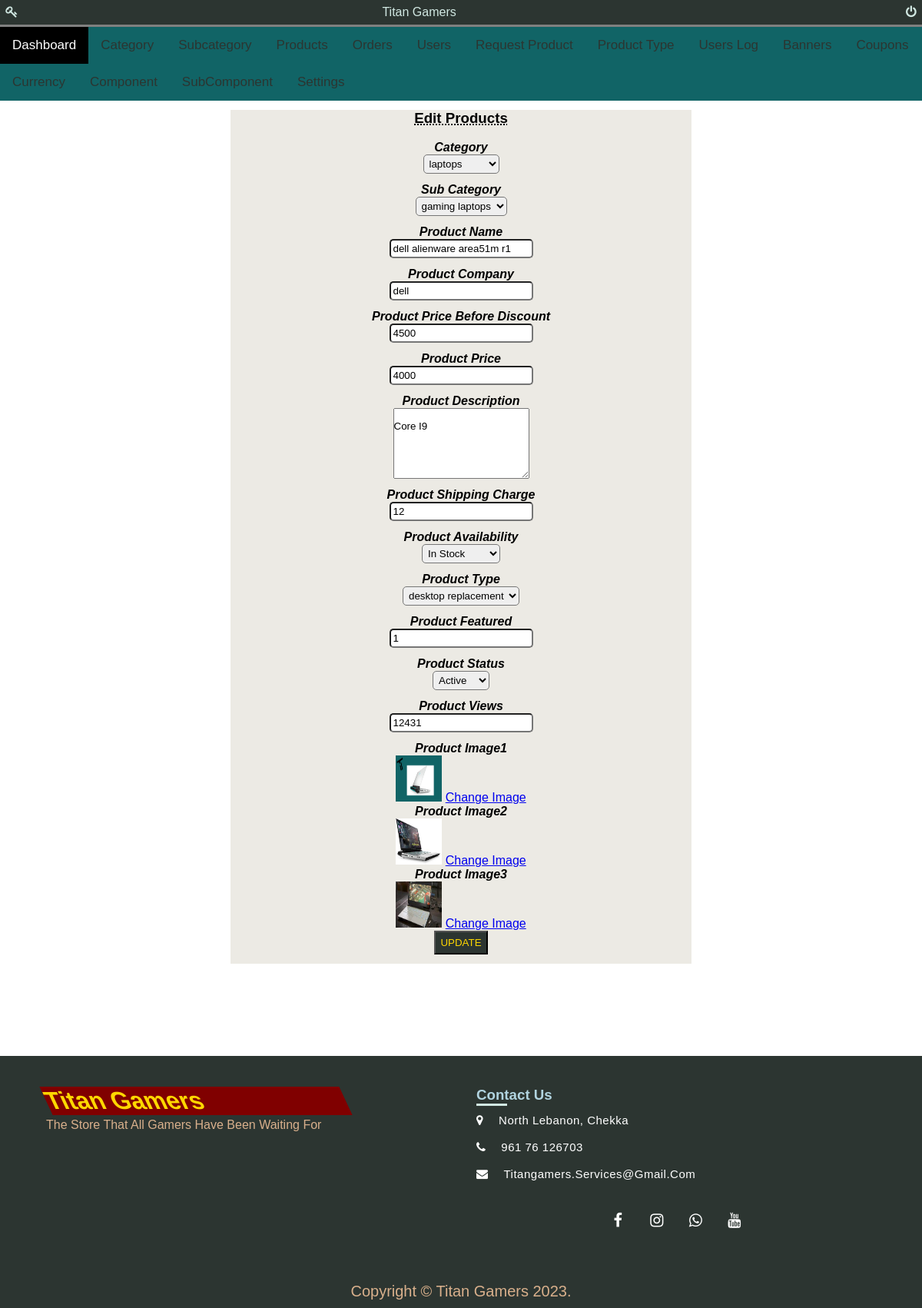
The app's page /admin/titan_editproducts.php?prodName=f19b06f56731e5d1c1cbdc672c902fa0b505aea6 (signed in) with its own data.
### tables this page shows
CREATE TABLE `products` (
  `id` int(11) NOT NULL,
  `categoryName` varchar(255) NOT NULL,
  `subcategoryName` varchar(255) NOT NULL,
  `productToken` varchar(255) NOT NULL,
  `productName` varchar(255) NOT NULL,
  `productCompany` varchar(255) NOT NULL,
  `productCompanyURL` varchar(255) NOT NULL,
  `productPrice` int(50) NOT NULL,
  `productPriceBeforeDiscount` int(50) NOT NULL,
  `productDescription` longtext NOT NULL,
  `productImage1` varchar(255) NOT NULL,
  `productImage2` varchar(255) NOT NULL,
  `productImage3` varchar(255) NOT NULL,
  `shippingCharge` int(50) NOT NULL,
  `productAvailability` varchar(255) NOT NULL,
  `quantity` int(11) NOT NULL,
  `productTypeName` varchar(255) NOT NULL,
  `productFeatured` int(11) NOT NULL,
  `productStatus` varchar(255) NOT NULL,
  `productViews` int(11) NOT NULL,
  `postDate` timestamp NOT NULL DEFAULT current_timestamp(),
  `updateDate` varchar(255) NOT NULL
);

CREATE TABLE `category` (
  `id` int(11) NOT NULL,
  `categoryToken` varchar(255) NOT NULL,
  `categoryName` varchar(255) NOT NULL,
  `categoryDescription` longtext NOT NULL,
  `categoryStatus` varchar(255) NOT NULL,
  `createDate` timestamp NOT NULL DEFAULT current_timestamp(),
  `updateDate` varchar(255) NOT NULL
);

CREATE TABLE `subcategory` (
  `id` int(11) NOT NULL,
  `categoryToken` varchar(255) NOT NULL,
  `categoryName` varchar(255) NOT NULL,
  `subcategoryToken` varchar(255) NOT NULL,
  `subcategoryName` varchar(255) NOT NULL,
  `subcategoryDescription` longtext NOT NULL,
  `subcategoryStatus` varchar(255) NOT NULL,
  `createDate` timestamp NOT NULL DEFAULT current_timestamp(),
  `updateDate` varchar(255) NOT NULL
);

CREATE TABLE `producttype` (
  `id` int(11) NOT NULL,
  `productName` varchar(255) NOT NULL,
  `productType` varchar(255) NOT NULL,
  `productTypeDescription` longtext NOT NULL,
  `productTypeStatus` varchar(255) NOT NULL,
  `createDate` timestamp NOT NULL DEFAULT current_timestamp(),
  `updateDate` varchar(255) NOT NULL
);

### admin/titan_editproducts.php (the view, shortened to what this page needs)
<?php
include('db/connection.php');
if(strlen($_SESSION['email'])==0)
	{
header('location:index.php');
}
else{
?>
<html lang="en">
<head>
	<link href="https://cdn.datatables.net/1.11.3/css/jquery.dataTables.min.css" rel="stylesheet">
			<link rel="stylesheet" href="https://cdnjs.cloudflare.com/ajax/libs/font-awesome/4.7.0/css/font-awesome.min.css">
			<link href="css/admin.css" rel="stylesheet">
</head>
<body>
	<?php include('include/sidebar.inc.php');?>
<center>
	<div class="container">
	<div class="titlewrapper">
		<h3 class="title">edit products</h3>
	</div>
<div class="wrapper">
<div class="wrapper">
<br />
			<form class="admin_form" name="insertproduct" method="post" enctype="multipart/form-data">
<?php
$showProductQuery=mysqli_query($con,"SELECT products.*,category.categoryName AS catname,subcategory.subcategoryName AS subcatname,
	 producttype.productType AS prodType FROM products JOIN category ON category.categoryName=products.categoryName JOIN producttype ON
	 producttype.productType=products.productTypeName JOIN subcategory ON subcategory.subCategoryName=products.subCategoryName
   WHERE products.productToken='".$_GET['prodName']."' ");
while($row=mysqli_fetch_array($showProductQuery))
{
?>
									<div class="adminform_div">
										<label class="adminform_label" for="basicinput">Category</label><br>
										<select name="categoryName" id="categoryName" class="adminform_select" onChange="getSubcat(this.value);"  required>
										<option value="<?php echo htmlentities($row['catname']);?>"><?php echo htmlentities($row['catname']);?></option>
										</select>
									</div>
									<div class="adminform_div">
										<label class="adminform_label" for="basicinput">Sub Category</label><br>
										<select   name="subcategoryName"  id="subcategory" class="adminform_select" required>
											<option value="<?php echo htmlentities($row['subcatname']);?>"><?php echo htmlentities($row['subcatname']);?></option>
										</select>
									</div>
									<div class="adminform_div">
										<label class="adminform_label" for="basicinput">Product Name</label><br>
										<input type="text"    name="productName"  placeholder="Enter Product Name" value="<?php echo htmlentities($row['productName']);?>" class="adminform_input" >
									</div>
									<div class="adminform_div">
										<label class="adminform_label" for="basicinput">Product Company</label><br>
										<input type="text"    name="productCompany"  placeholder="Enter Product Comapny Name"	value="<?php echo htmlentities($row['productCompany']);?>" class="adminform_input" required>
									</div>
									<div class="adminform_div">
										<label class="adminform_label" for="basicinput">Product Price Before Discount</label><br>
										<input type="text"    name="productpricebd"  placeholder="Enter Product Price" value="<?php echo htmlentities($row['productPriceBeforeDiscount']);?>"  class="adminform_input" required>
									</div>
									<div class="adminform_div">
										<label class="adminform_label" for="basicinput">Product Price</label><br>
										<input type="text"    name="productprice"  placeholder="Enter Product Price"	value="<?php echo htmlentities($row['productPrice']);?>" class="adminform_input" required>
									</div>
									<div class="adminform_div">
										<label class="adminform_label" for="basicinput">Product Description</label><br>
										<textarea  name="productDescription"  placeholder="Enter Product Description" rows="6" class="adminform_textarea">
											<?php echo htmlentities($row['productDescription']);?>
										</textarea>
									</div>
									<div class="adminform_div">
										<label class="adminform_label" for="basicinput">Product Shipping Charge</label><br>
										<input type="text"    name="productShippingcharge"  placeholder="Enter Product Shipping Charge"	 value="<?php echo htmlentities($row['shippingCharge']);?>" class="adminform_input" required>
									</div>
									<div class="adminform_div">
										<label class="adminform_label" for="basicinput">Product Availability</label><br>
										<select   name="productAvailability"  id="productAvailability" class="adminform_select" required>
										<option value="<?php echo htmlentities($row['productAvailability']);?>"><?php echo htmlentities($row['productAvailability']);?></option>
										</select>
									</div>
									<div class="adminform_div">
										<label class="adminform_label" for="basicinput">Product Type</label><br>
										<select name="productTypeName" class="adminform_select" required>
										<option><?php echo htmlentities($row['prodType']);?></option>
										</select>
									</div>
									<div class="adminform_div">
										<label class="adminform_label" for="basicinput">Product featured</label><br>
										<input type="text" name="productFeatured"  placeholder="Enter Product featured" value="<?php echo htmlentities($row['productFeatured']);?>" class="adminform_input" >
									</div>
									<div class="adminform_div">
										<label class="adminform_label" for="basicinput">Product Status</label><br>
										<select   name="productStatus"  id="productStatus" class="adminform_select" required>
										<option value="<?php echo htmlentities($row['productStatus']);?>"><?php echo htmlentities($row['productStatus']);?></option>
										</select>
									</div>
									<div class="adminform_div">
										<label class="adminform_label" for="basicinput">Product views</label><br>
										<input type="text" name="productViews"  placeholder="Enter Product views" value="<?php echo htmlentities($row['productViews']);?>" class="adminform_input" >
									</div>
									<div class="adminform_div">
									<label class="adminform_label" for="basicinput">Product Image1</label><br>
									<img src="productimages/<?php echo htmlentities($row['productName']);?>/<?php echo htmlentities($row['productImage1']);?>"
									width="60" height="60">
									<a href="titan_updateimage1.php?prodName=<?php echo $row['productName'];?>">Change Image</a>
									</div>
									<div class="adminform_div">
									<label class="adminform_label" for="basicinput">Product Image2</label><br>
									<img src="productimages/<?php echo htmlentities($row['productName']);?>/<?php echo htmlentities($row['productImage2']);?>" width="60" height="60">
									 <a href="titan_updateimage2.php?prodName=<?php echo $row['productName'];?>">Change Image</a>
									</div>
										<div class="adminform_div">
										<label class="adminform_label" for="basicinput">Product Image3</label><br>
										<img src="productimages/<?php echo htmlentities($row['productName']);?>/<?php echo htmlentities($row['productImage3']);?>" width="60" height="60">
										 <a href="titan_updateimage3.php?prodName=<?php echo $row['productName'];?>">Change Image</a>
										</div>
										<?php } ?>
											<div class="adminform_div">
												<button type="submit" name="submit" class="adminform_btn">Update</button>
											</div>
									</form>
							</div>
						</div>
</div>
</center>
<?php include('include/footer.inc.php');?>
</body>
<?php } ?>

### admin/css/admin.css (style rules this page uses)
.container { background-color: #ECEAE4; width: 50%; }
.titlewrapper .title { text-transform: capitalize; font-family: sans-serif; transition: 1s; text-decoration: underline; text-decoration-style: dotted; font-weight: 900; margin-top: 2%; background-clip: text; -webkit-background-clip: text; -webkit-text-stroke: 8px transparent; }
.adminform_label { color: black; font-weight: bold; font-style: oblique; margin-bottom: 2%; text-transform: capitalize; }
.adminform_input, .adminform_select { border-radius: 5px; padding: 0.5%; margin-bottom: 2%; }
.adminform_textarea { text-transform: capitalize; margin-bottom: 2%; }
.adminform_btn { color: gold; background-color: #2C3531; padding: 1%; text-transform: uppercase; margin-bottom: 2%; }

### admin/css/footer.css (style rules this page uses)
.body_footer { position: relative; padding-bottom: 448px; min-height: 100vh; }

### admin/include/sidebar.inc.php (style rules this page uses)
* { margin: 0; padding: 0; box-sizing: border-box; font-family: sans-serif; }

### records on screen
products: categoryName "laptops", subcategoryName "gaming laptops", productName "dell alienware area51m r1", productCompany "dell", productpricebd "4500", productprice "4000", productDescription "core i9", productShippingcharge "12", productAvailability "In Stock", productTypeName "desktop replacement", productFeatured "1", productStatus "Active", productViews "12431", productName+productImage1 (picture), productName+productImage2 (picture), productName+productImage3 (picture)
